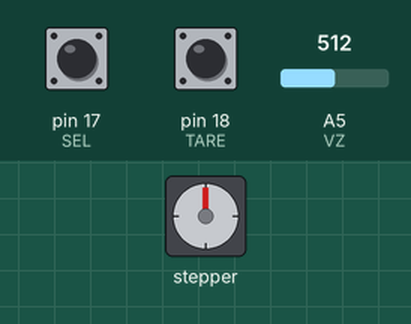
A sketch run on a simulated Arduino Uno, built with avr-gcc and run on an emulated ATmega328P. On the bench: stepper motor. Wiring (inferred from the names in the program): stepper motor driver (200 steps per turn assumed): step pin 5; direction pin 6. The test bench sets the inputs (shaded band); at power-on: A5 (VZ) = 512, pin 18 (TARE) HIGH, pin 17 (SEL) HIGH.

Above: at 1.2 s.
1.3 s: A5 (VZ) set to 591
2.8 s: A5 (VZ) set to 618
At 3.25 s:
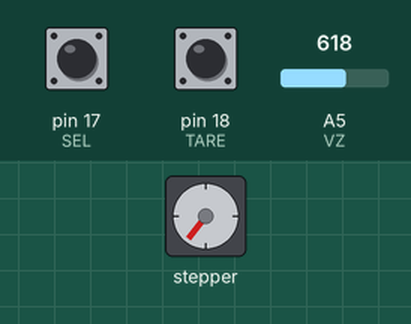
At 3.85 s:
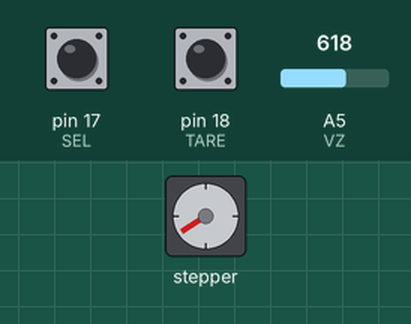
5.8 s: pin 18 (TARE) pulled LOW for 0.15 s
At 5.95 s:
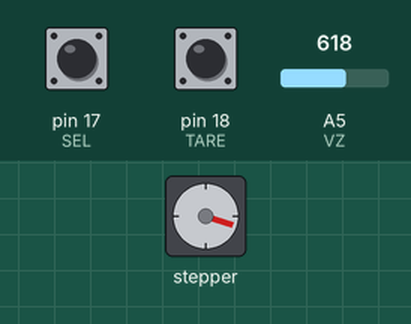
8.8 s: pin 17 (SEL) pulled LOW for 0.15 s
At 9.26 s:
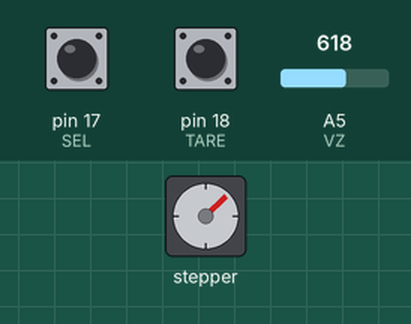
11.8 s: pin 17 (SEL) pulled LOW for 1 s
15.8 s: pin 18 (TARE) pulled LOW for 0.15 s
Timing chart, 0 to 19.9 s (numbered marks = the images above; inputs shaded):
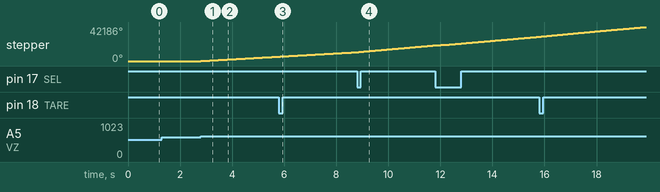

Measured:
- the behaviour switches between 600 and 601 on A5 (VZ) (found by bisection; images 0 and 1)
- after the input at 1.3 s, every drawn part: stays the same
- after the input at 2.8 s, stepper: keeps turning clockwise at about 1833°/s, starting at once

The sketch:

stepper_control_joystick.ino
```cpp
// (licence header left out)
// m2 pitch = 0.4 mm
// motor: 200 steps
// TMC2209 default is 1/8 microstepping, 200*8 = 1600 steps per rotation
// 0.4mm/1600 = 0.00025mm/step or 0.25 microns

const int DIR = 6;
const int STEP = 5;

// const int HZ = 18;
const int VZ = 19;;
const int SEL = 17;
const int TARE = 18;

const int highSpeed = 5;
const int lowSpeed = 200;

volatile bool speedToggle = false;
uint32_t lastToggle;

uint32_t lastTare;

const int dBounceT = 500;

int32_t steps = 0;
float distance = 0.00;
const float umPerStep = 0.25;

void setup()
{
  // setup step and dir pins as outputs
  pinMode(STEP, OUTPUT);
  pinMode(DIR, OUTPUT);
  pinMode(SEL, INPUT_PULLUP);
  pinMode(TARE, INPUT_PULLUP);
}

void loop() {

  if (digitalRead(SEL)==LOW){
    if (millis() - lastToggle > dBounceT){
      speedToggle = !speedToggle;
      lastToggle = millis();
    }
  }

  if (digitalRead(TARE)==LOW){
    if (millis() - lastTare > dBounceT){
      steps = 0;
      lastTare = millis();
    }
  }

  if (speedToggle){

    if (analogRead(VZ) > 600){
      digitalWrite(DIR,HIGH);
      digitalWrite(STEP, HIGH);
      delayMicroseconds(highSpeed);
      digitalWrite(STEP, LOW);
      delayMicroseconds(highSpeed);
      steps++;
    } else if (analogRead(VZ) < 400){
      digitalWrite(DIR,LOW);
      digitalWrite(STEP, HIGH);
      delayMicroseconds(highSpeed);
      digitalWrite(STEP, LOW);
      delayMicroseconds(highSpeed);
      steps--;
    }

  } else {

    if (analogRead(VZ) > 600){
      digitalWrite(DIR,HIGH);
      digitalWrite(STEP, HIGH);
      delayMicroseconds(lowSpeed);
      digitalWrite(STEP, LOW);

      delayMicroseconds(lowSpeed);
      steps++;
    } else if (analogRead(VZ) < 400){
      digitalWrite(DIR,LOW);
      digitalWrite(STEP, HIGH);
      delayMicroseconds(lowSpeed);
      digitalWrite(STEP, LOW);
      delayMicroseconds(lowSpeed);
      steps--;
    }

  }

  Serial.println((float) steps * umPerStep);

}
```
